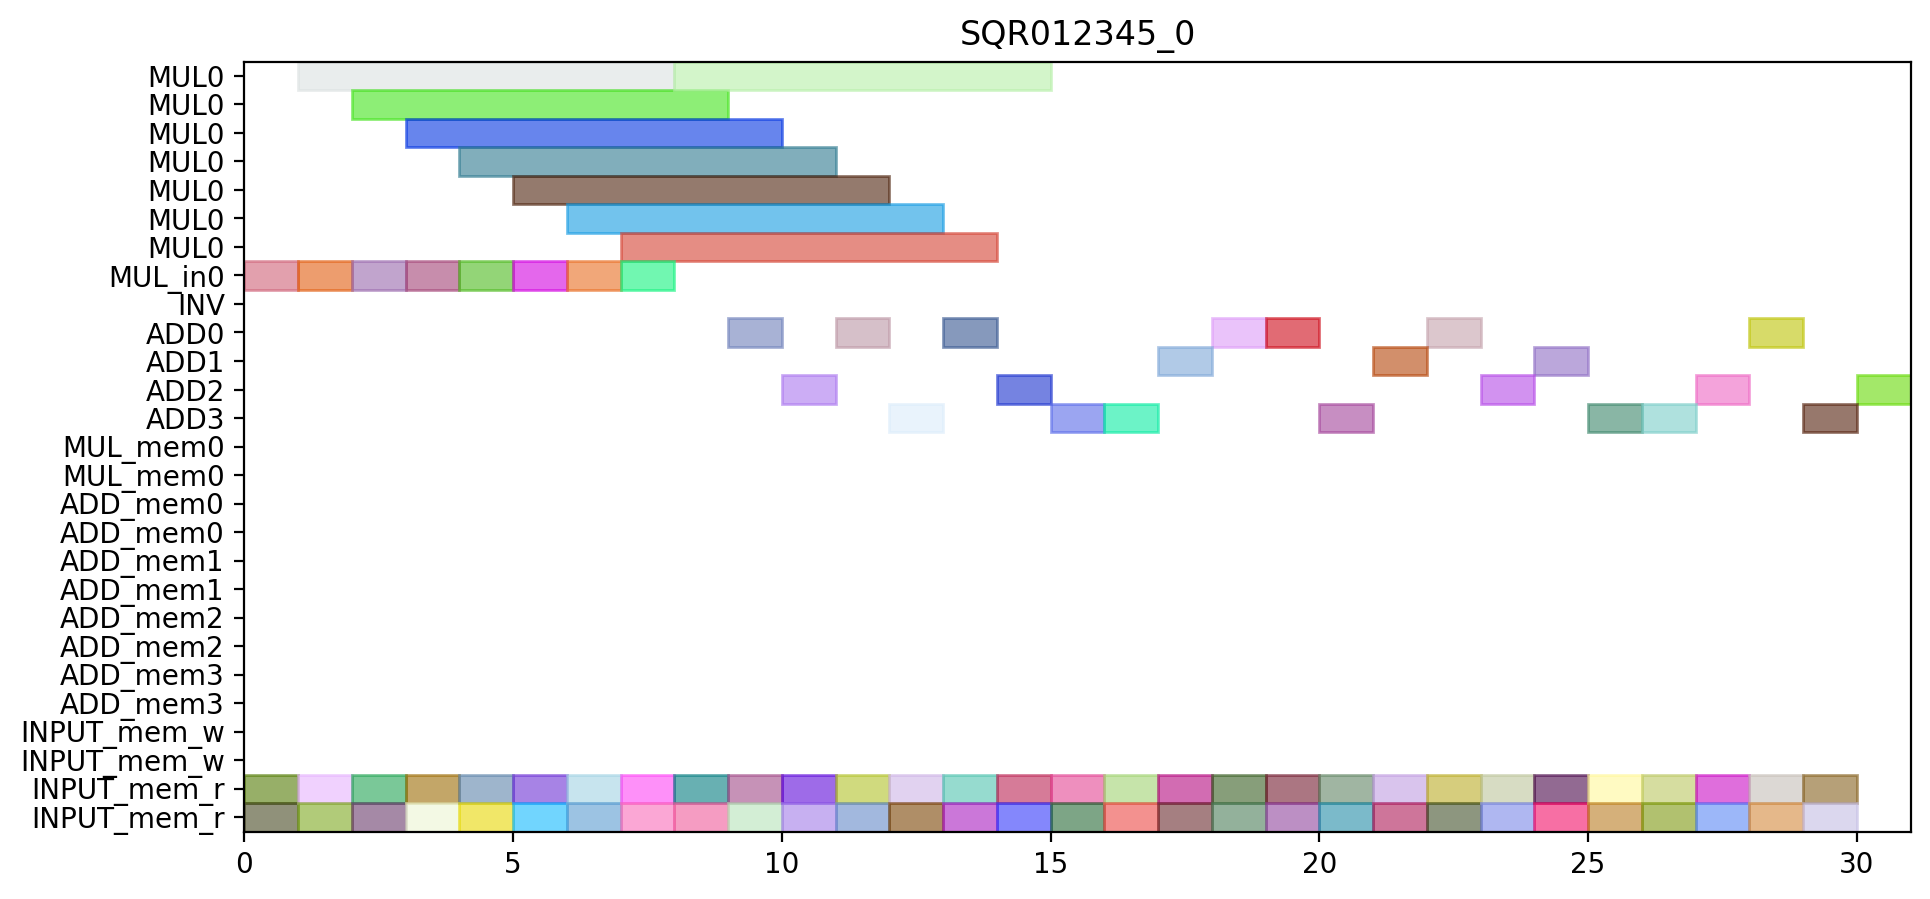

Reproduce this figure in Python.
from pyschedule import Scenario, solvers, plotters, alt


def solve():
	horizon = 130
	S = Scenario("SQR012345_0", horizon=horizon)

	# resource
	MUL = S.Resources('MUL', num=1, size=7)
	MUL_in = S.Resources('MUL_in', num=1)
	INV = S.Resource('INV')
	ADD = S.Resources('ADD', num=4, periods=range(1, horizon))
	MUL_mem = S.Resources('MUL_mem', num=1, size=2)
	ADD_mem = S.Resources('ADD_mem', num=4, size=2)
	INPUT_mem_w = S.Resource('INPUT_mem_w', size=2)
	INPUT_mem_r = S.Resource('INPUT_mem_r', size=2)

	# result of previous scheduling

	# new tasks
	t0_a1_0 = S.Task('t0_a1_0', length=1, delay_cost=1)
	t0_a1_0 += alt(ADD)

	t0_a1_0_mem0 = S.Task('t0_a1_0_mem0', length=1, delay_cost=1)
	t0_a1_0_mem0 += INPUT_mem_r
	S += t0_a1_0_mem0 <= t0_a1_0

	t0_a1_0_mem1 = S.Task('t0_a1_0_mem1', length=1, delay_cost=1)
	t0_a1_0_mem1 += INPUT_mem_r
	S += t0_a1_0_mem1 <= t0_a1_0

	t0_a1_1 = S.Task('t0_a1_1', length=1, delay_cost=1)
	t0_a1_1 += alt(ADD)

	t0_a1_1_mem0 = S.Task('t0_a1_1_mem0', length=1, delay_cost=1)
	t0_a1_1_mem0 += INPUT_mem_r
	S += t0_a1_1_mem0 <= t0_a1_1

	t0_a1_1_mem1 = S.Task('t0_a1_1_mem1', length=1, delay_cost=1)
	t0_a1_1_mem1 += INPUT_mem_r
	S += t0_a1_1_mem1 <= t0_a1_1

	t0_t10 = S.Task('t0_t10', length=1, delay_cost=1)
	t0_t10 += alt(ADD)

	t0_t10_mem0 = S.Task('t0_t10_mem0', length=1, delay_cost=1)
	t0_t10_mem0 += INPUT_mem_r
	S += t0_t10_mem0 <= t0_t10

	t0_t10_mem1 = S.Task('t0_t10_mem1', length=1, delay_cost=1)
	t0_t10_mem1 += INPUT_mem_r
	S += t0_t10_mem1 <= t0_t10

	t0_t11 = S.Task('t0_t11', length=1, delay_cost=1)
	t0_t11 += alt(ADD)

	t0_t11_mem0 = S.Task('t0_t11_mem0', length=1, delay_cost=1)
	t0_t11_mem0 += INPUT_mem_r
	S += t0_t11_mem0 <= t0_t11

	t0_t11_mem1 = S.Task('t0_t11_mem1', length=1, delay_cost=1)
	t0_t11_mem1 += INPUT_mem_r
	S += t0_t11_mem1 <= t0_t11

	t0_t3_t0_in = S.Task('t0_t3_t0_in', length=1, delay_cost=1)
	t0_t3_t0_in += alt(MUL_in)
	t0_t3_t0 = S.Task('t0_t3_t0', length=7, delay_cost=1)
	t0_t3_t0 += alt(MUL)
	S += t0_t3_t0>=t0_t3_t0_in

	t0_t3_t0_mem0 = S.Task('t0_t3_t0_mem0', length=1, delay_cost=1)
	t0_t3_t0_mem0 += INPUT_mem_r
	S += t0_t3_t0_mem0 <= t0_t3_t0

	t0_t3_t0_mem1 = S.Task('t0_t3_t0_mem1', length=1, delay_cost=1)
	t0_t3_t0_mem1 += INPUT_mem_r
	S += t0_t3_t0_mem1 <= t0_t3_t0

	t0_t3_t1_in = S.Task('t0_t3_t1_in', length=1, delay_cost=1)
	t0_t3_t1_in += alt(MUL_in)
	t0_t3_t1 = S.Task('t0_t3_t1', length=7, delay_cost=1)
	t0_t3_t1 += alt(MUL)
	S += t0_t3_t1>=t0_t3_t1_in

	t0_t3_t1_mem0 = S.Task('t0_t3_t1_mem0', length=1, delay_cost=1)
	t0_t3_t1_mem0 += INPUT_mem_r
	S += t0_t3_t1_mem0 <= t0_t3_t1

	t0_t3_t1_mem1 = S.Task('t0_t3_t1_mem1', length=1, delay_cost=1)
	t0_t3_t1_mem1 += INPUT_mem_r
	S += t0_t3_t1_mem1 <= t0_t3_t1

	t0_t3_t2 = S.Task('t0_t3_t2', length=1, delay_cost=1)
	t0_t3_t2 += alt(ADD)

	t0_t3_t2_mem0 = S.Task('t0_t3_t2_mem0', length=1, delay_cost=1)
	t0_t3_t2_mem0 += INPUT_mem_r
	S += t0_t3_t2_mem0 <= t0_t3_t2

	t0_t3_t2_mem1 = S.Task('t0_t3_t2_mem1', length=1, delay_cost=1)
	t0_t3_t2_mem1 += INPUT_mem_r
	S += t0_t3_t2_mem1 <= t0_t3_t2

	t0_t3_t3 = S.Task('t0_t3_t3', length=1, delay_cost=1)
	t0_t3_t3 += alt(ADD)

	t0_t3_t3_mem0 = S.Task('t0_t3_t3_mem0', length=1, delay_cost=1)
	t0_t3_t3_mem0 += INPUT_mem_r
	S += t0_t3_t3_mem0 <= t0_t3_t3

	t0_t3_t3_mem1 = S.Task('t0_t3_t3_mem1', length=1, delay_cost=1)
	t0_t3_t3_mem1 += INPUT_mem_r
	S += t0_t3_t3_mem1 <= t0_t3_t3

	t100 = S.Task('t100', length=1, delay_cost=1)
	t100 += alt(ADD)

	t100_mem0 = S.Task('t100_mem0', length=1, delay_cost=1)
	t100_mem0 += INPUT_mem_r
	S += t100_mem0 <= t100

	t100_mem1 = S.Task('t100_mem1', length=1, delay_cost=1)
	t100_mem1 += INPUT_mem_r
	S += t100_mem1 <= t100

	t101 = S.Task('t101', length=1, delay_cost=1)
	t101 += alt(ADD)

	t101_mem0 = S.Task('t101_mem0', length=1, delay_cost=1)
	t101_mem0 += INPUT_mem_r
	S += t101_mem0 <= t101

	t101_mem1 = S.Task('t101_mem1', length=1, delay_cost=1)
	t101_mem1 += INPUT_mem_r
	S += t101_mem1 <= t101

	t110 = S.Task('t110', length=1, delay_cost=1)
	t110 += alt(ADD)

	t110_mem0 = S.Task('t110_mem0', length=1, delay_cost=1)
	t110_mem0 += INPUT_mem_r
	S += t110_mem0 <= t110

	t110_mem1 = S.Task('t110_mem1', length=1, delay_cost=1)
	t110_mem1 += INPUT_mem_r
	S += t110_mem1 <= t110

	t111 = S.Task('t111', length=1, delay_cost=1)
	t111 += alt(ADD)

	t111_mem0 = S.Task('t111_mem0', length=1, delay_cost=1)
	t111_mem0 += INPUT_mem_r
	S += t111_mem0 <= t111

	t111_mem1 = S.Task('t111_mem1', length=1, delay_cost=1)
	t111_mem1 += INPUT_mem_r
	S += t111_mem1 <= t111

	t3_t0_t0_in = S.Task('t3_t0_t0_in', length=1, delay_cost=1)
	t3_t0_t0_in += alt(MUL_in)
	t3_t0_t0 = S.Task('t3_t0_t0', length=7, delay_cost=1)
	t3_t0_t0 += alt(MUL)
	S += t3_t0_t0>=t3_t0_t0_in

	t3_t0_t0_mem0 = S.Task('t3_t0_t0_mem0', length=1, delay_cost=1)
	t3_t0_t0_mem0 += INPUT_mem_r
	S += t3_t0_t0_mem0 <= t3_t0_t0

	t3_t0_t0_mem1 = S.Task('t3_t0_t0_mem1', length=1, delay_cost=1)
	t3_t0_t0_mem1 += INPUT_mem_r
	S += t3_t0_t0_mem1 <= t3_t0_t0

	t3_t0_t1_in = S.Task('t3_t0_t1_in', length=1, delay_cost=1)
	t3_t0_t1_in += alt(MUL_in)
	t3_t0_t1 = S.Task('t3_t0_t1', length=7, delay_cost=1)
	t3_t0_t1 += alt(MUL)
	S += t3_t0_t1>=t3_t0_t1_in

	t3_t0_t1_mem0 = S.Task('t3_t0_t1_mem0', length=1, delay_cost=1)
	t3_t0_t1_mem0 += INPUT_mem_r
	S += t3_t0_t1_mem0 <= t3_t0_t1

	t3_t0_t1_mem1 = S.Task('t3_t0_t1_mem1', length=1, delay_cost=1)
	t3_t0_t1_mem1 += INPUT_mem_r
	S += t3_t0_t1_mem1 <= t3_t0_t1

	t3_t0_t2 = S.Task('t3_t0_t2', length=1, delay_cost=1)
	t3_t0_t2 += alt(ADD)

	t3_t0_t2_mem0 = S.Task('t3_t0_t2_mem0', length=1, delay_cost=1)
	t3_t0_t2_mem0 += INPUT_mem_r
	S += t3_t0_t2_mem0 <= t3_t0_t2

	t3_t0_t2_mem1 = S.Task('t3_t0_t2_mem1', length=1, delay_cost=1)
	t3_t0_t2_mem1 += INPUT_mem_r
	S += t3_t0_t2_mem1 <= t3_t0_t2

	t3_t0_t3 = S.Task('t3_t0_t3', length=1, delay_cost=1)
	t3_t0_t3 += alt(ADD)

	t3_t0_t3_mem0 = S.Task('t3_t0_t3_mem0', length=1, delay_cost=1)
	t3_t0_t3_mem0 += INPUT_mem_r
	S += t3_t0_t3_mem0 <= t3_t0_t3

	t3_t0_t3_mem1 = S.Task('t3_t0_t3_mem1', length=1, delay_cost=1)
	t3_t0_t3_mem1 += INPUT_mem_r
	S += t3_t0_t3_mem1 <= t3_t0_t3

	t3_t1_t0_in = S.Task('t3_t1_t0_in', length=1, delay_cost=1)
	t3_t1_t0_in += alt(MUL_in)
	t3_t1_t0 = S.Task('t3_t1_t0', length=7, delay_cost=1)
	t3_t1_t0 += alt(MUL)
	S += t3_t1_t0>=t3_t1_t0_in

	t3_t1_t0_mem0 = S.Task('t3_t1_t0_mem0', length=1, delay_cost=1)
	t3_t1_t0_mem0 += INPUT_mem_r
	S += t3_t1_t0_mem0 <= t3_t1_t0

	t3_t1_t0_mem1 = S.Task('t3_t1_t0_mem1', length=1, delay_cost=1)
	t3_t1_t0_mem1 += INPUT_mem_r
	S += t3_t1_t0_mem1 <= t3_t1_t0

	t3_t1_t1_in = S.Task('t3_t1_t1_in', length=1, delay_cost=1)
	t3_t1_t1_in += alt(MUL_in)
	t3_t1_t1 = S.Task('t3_t1_t1', length=7, delay_cost=1)
	t3_t1_t1 += alt(MUL)
	S += t3_t1_t1>=t3_t1_t1_in

	t3_t1_t1_mem0 = S.Task('t3_t1_t1_mem0', length=1, delay_cost=1)
	t3_t1_t1_mem0 += INPUT_mem_r
	S += t3_t1_t1_mem0 <= t3_t1_t1

	t3_t1_t1_mem1 = S.Task('t3_t1_t1_mem1', length=1, delay_cost=1)
	t3_t1_t1_mem1 += INPUT_mem_r
	S += t3_t1_t1_mem1 <= t3_t1_t1

	t3_t1_t2 = S.Task('t3_t1_t2', length=1, delay_cost=1)
	t3_t1_t2 += alt(ADD)

	t3_t1_t2_mem0 = S.Task('t3_t1_t2_mem0', length=1, delay_cost=1)
	t3_t1_t2_mem0 += INPUT_mem_r
	S += t3_t1_t2_mem0 <= t3_t1_t2

	t3_t1_t2_mem1 = S.Task('t3_t1_t2_mem1', length=1, delay_cost=1)
	t3_t1_t2_mem1 += INPUT_mem_r
	S += t3_t1_t2_mem1 <= t3_t1_t2

	t3_t1_t3 = S.Task('t3_t1_t3', length=1, delay_cost=1)
	t3_t1_t3 += alt(ADD)

	t3_t1_t3_mem0 = S.Task('t3_t1_t3_mem0', length=1, delay_cost=1)
	t3_t1_t3_mem0 += INPUT_mem_r
	S += t3_t1_t3_mem0 <= t3_t1_t3

	t3_t1_t3_mem1 = S.Task('t3_t1_t3_mem1', length=1, delay_cost=1)
	t3_t1_t3_mem1 += INPUT_mem_r
	S += t3_t1_t3_mem1 <= t3_t1_t3

	t3_t20 = S.Task('t3_t20', length=1, delay_cost=1)
	t3_t20 += alt(ADD)

	t3_t20_mem0 = S.Task('t3_t20_mem0', length=1, delay_cost=1)
	t3_t20_mem0 += INPUT_mem_r
	S += t3_t20_mem0 <= t3_t20

	t3_t20_mem1 = S.Task('t3_t20_mem1', length=1, delay_cost=1)
	t3_t20_mem1 += INPUT_mem_r
	S += t3_t20_mem1 <= t3_t20

	t3_t21 = S.Task('t3_t21', length=1, delay_cost=1)
	t3_t21 += alt(ADD)

	t3_t21_mem0 = S.Task('t3_t21_mem0', length=1, delay_cost=1)
	t3_t21_mem0 += INPUT_mem_r
	S += t3_t21_mem0 <= t3_t21

	t3_t21_mem1 = S.Task('t3_t21_mem1', length=1, delay_cost=1)
	t3_t21_mem1 += INPUT_mem_r
	S += t3_t21_mem1 <= t3_t21

	t3_t30 = S.Task('t3_t30', length=1, delay_cost=1)
	t3_t30 += alt(ADD)

	t3_t30_mem0 = S.Task('t3_t30_mem0', length=1, delay_cost=1)
	t3_t30_mem0 += INPUT_mem_r
	S += t3_t30_mem0 <= t3_t30

	t3_t30_mem1 = S.Task('t3_t30_mem1', length=1, delay_cost=1)
	t3_t30_mem1 += INPUT_mem_r
	S += t3_t30_mem1 <= t3_t30

	t3_t31 = S.Task('t3_t31', length=1, delay_cost=1)
	t3_t31 += alt(ADD)

	t3_t31_mem0 = S.Task('t3_t31_mem0', length=1, delay_cost=1)
	t3_t31_mem0 += INPUT_mem_r
	S += t3_t31_mem0 <= t3_t31

	t3_t31_mem1 = S.Task('t3_t31_mem1', length=1, delay_cost=1)
	t3_t31_mem1 += INPUT_mem_r
	S += t3_t31_mem1 <= t3_t31

	t4_a1_0 = S.Task('t4_a1_0', length=1, delay_cost=1)
	t4_a1_0 += alt(ADD)

	t4_a1_0_mem0 = S.Task('t4_a1_0_mem0', length=1, delay_cost=1)
	t4_a1_0_mem0 += INPUT_mem_r
	S += t4_a1_0_mem0 <= t4_a1_0

	t4_a1_0_mem1 = S.Task('t4_a1_0_mem1', length=1, delay_cost=1)
	t4_a1_0_mem1 += INPUT_mem_r
	S += t4_a1_0_mem1 <= t4_a1_0

	t4_a1_1 = S.Task('t4_a1_1', length=1, delay_cost=1)
	t4_a1_1 += alt(ADD)

	t4_a1_1_mem0 = S.Task('t4_a1_1_mem0', length=1, delay_cost=1)
	t4_a1_1_mem0 += INPUT_mem_r
	S += t4_a1_1_mem0 <= t4_a1_1

	t4_a1_1_mem1 = S.Task('t4_a1_1_mem1', length=1, delay_cost=1)
	t4_a1_1_mem1 += INPUT_mem_r
	S += t4_a1_1_mem1 <= t4_a1_1

	t4_t10 = S.Task('t4_t10', length=1, delay_cost=1)
	t4_t10 += alt(ADD)

	t4_t10_mem0 = S.Task('t4_t10_mem0', length=1, delay_cost=1)
	t4_t10_mem0 += INPUT_mem_r
	S += t4_t10_mem0 <= t4_t10

	t4_t10_mem1 = S.Task('t4_t10_mem1', length=1, delay_cost=1)
	t4_t10_mem1 += INPUT_mem_r
	S += t4_t10_mem1 <= t4_t10

	t4_t11 = S.Task('t4_t11', length=1, delay_cost=1)
	t4_t11 += alt(ADD)

	t4_t11_mem0 = S.Task('t4_t11_mem0', length=1, delay_cost=1)
	t4_t11_mem0 += INPUT_mem_r
	S += t4_t11_mem0 <= t4_t11

	t4_t11_mem1 = S.Task('t4_t11_mem1', length=1, delay_cost=1)
	t4_t11_mem1 += INPUT_mem_r
	S += t4_t11_mem1 <= t4_t11

	t4_t3_t0_in = S.Task('t4_t3_t0_in', length=1, delay_cost=1)
	t4_t3_t0_in += alt(MUL_in)
	t4_t3_t0 = S.Task('t4_t3_t0', length=7, delay_cost=1)
	t4_t3_t0 += alt(MUL)
	S += t4_t3_t0>=t4_t3_t0_in

	t4_t3_t0_mem0 = S.Task('t4_t3_t0_mem0', length=1, delay_cost=1)
	t4_t3_t0_mem0 += INPUT_mem_r
	S += t4_t3_t0_mem0 <= t4_t3_t0

	t4_t3_t0_mem1 = S.Task('t4_t3_t0_mem1', length=1, delay_cost=1)
	t4_t3_t0_mem1 += INPUT_mem_r
	S += t4_t3_t0_mem1 <= t4_t3_t0

	t4_t3_t1_in = S.Task('t4_t3_t1_in', length=1, delay_cost=1)
	t4_t3_t1_in += alt(MUL_in)
	t4_t3_t1 = S.Task('t4_t3_t1', length=7, delay_cost=1)
	t4_t3_t1 += alt(MUL)
	S += t4_t3_t1>=t4_t3_t1_in

	t4_t3_t1_mem0 = S.Task('t4_t3_t1_mem0', length=1, delay_cost=1)
	t4_t3_t1_mem0 += INPUT_mem_r
	S += t4_t3_t1_mem0 <= t4_t3_t1

	t4_t3_t1_mem1 = S.Task('t4_t3_t1_mem1', length=1, delay_cost=1)
	t4_t3_t1_mem1 += INPUT_mem_r
	S += t4_t3_t1_mem1 <= t4_t3_t1

	solvers.mip.solve(S,msg=1,kind='CPLEX',ratio_gap=1.01)

	solution = [['hoge']*len(S.solution()[1]) for i in range(len(S.solution()))]
	for i in range(len(S.solution())):
		for j in range(len(S.solution()[i])):
			solution[i][j]=str(S.solution()[i][j])
	print(solution)

	cycles = int(solution[-1][3])

	pic_file_name = "/mnt/rose/usr1/fukuda/pairing_automation_design2/bls24-1032/scheduling/SQR012345_mul1_add4/SQR012345_0.png"
	if(S.solution() != []):
		plotters.matplotlib.plot(S,img_filename=pic_file_name, vertical_text=True, fig_size=(cycles*0.25+3, 5), show_task_labels=False)

	return solution
